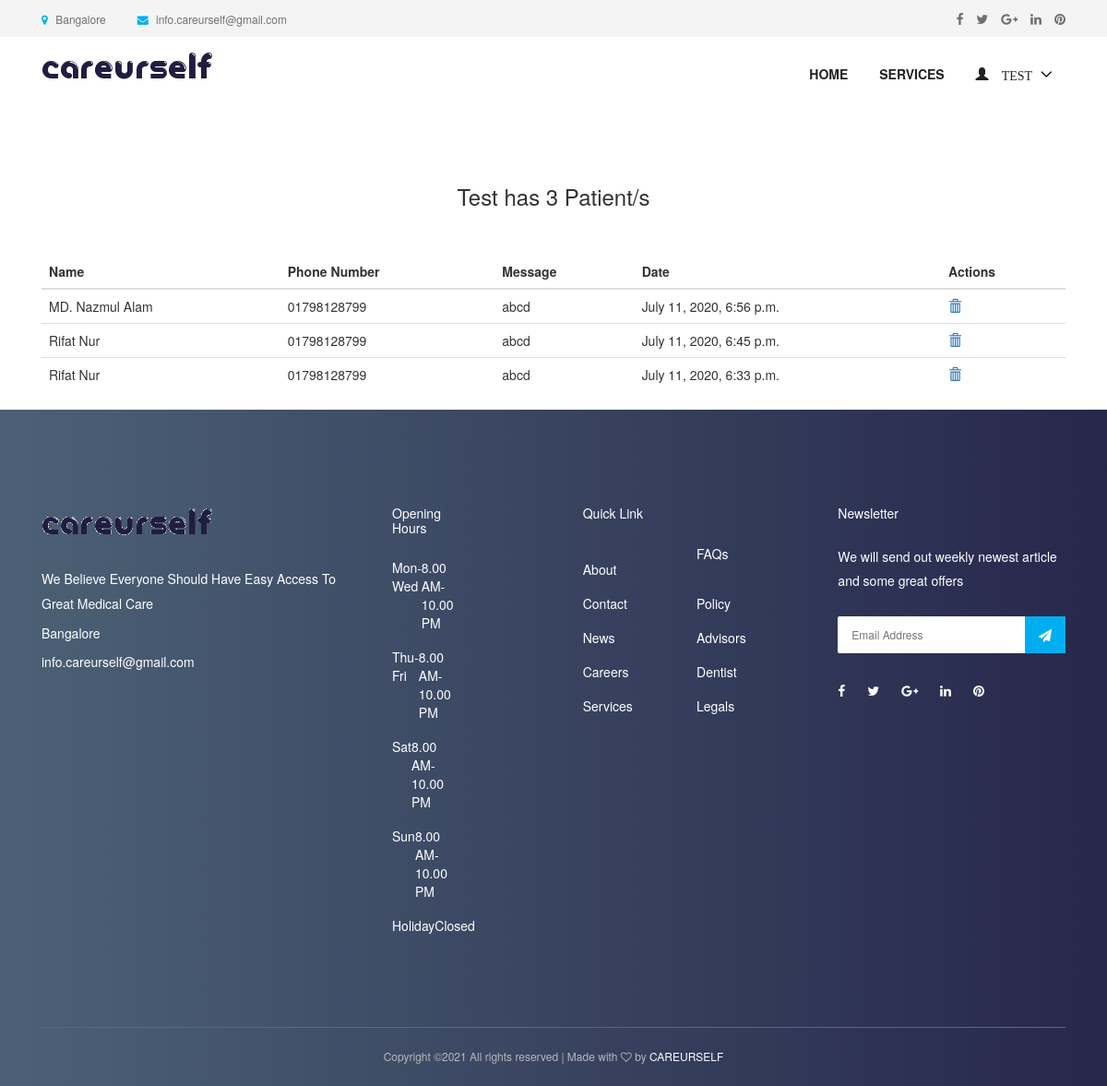
The app's page /patient/ (signed in) with its own data.
### accounts/models.py (models this page shows, shortened)
class User(AbstractUser):
    username = None
    role = models.CharField(max_length=12, error_messages={
        'required': "Role must be provided"
    })
    gender = models.CharField(max_length=10, blank=True, null=True, default="")
    email = models.EmailField(unique=True, blank=False,
                              error_messages={
                                  'unique': "A user with that email already exists.",
                              })
    phone_number = models.CharField(unique=True, blank=True, null=True, max_length=20,
                                    error_messages={
                                        'unique': "A user with that phone number already exists."
                                    })
    USERNAME_FIELD = "email"
    REQUIRED_FIELDS = []
    objects = UserManager()

### appointment/models.py (models this page shows, shortened)
class TakeAppointment(models.Model):
    user = models.ForeignKey(User, on_delete=models.CASCADE)
    appointment = models.ForeignKey(Appointment, on_delete=models.CASCADE)
    full_name = models.CharField(max_length=100)
    message = models.TextField()
    phone_number = models.CharField(max_length=120)
    date = models.DateTimeField(default=timezone.now)

### appointment/views.py (the view)
# urls.py: path('patient/', PatientListView.as_view(), name='patient-list'),
class PatientListView(ListView):
    model = TakeAppointment
    context_object_name = 'patients'
    template_name = "appointment/patient_list.html"
    def get_queryset(self):
        return self.model.objects.filter(appointment__user_id=self.request.user.id).order_by('-id')

### templates/appointment/patient_list.html (shortened to what this page needs)
{% extends 'base.html' %}
{% load static %}
{% block content %}
    <section class="dentist-area section-padding-50-0">
        <div class="container" style="align-items: center; justify-content: center;display: flex;">
            <div class="col-12 col-sm-6 col-md-4">
                <h3 style="align-items: center;justify-content: center;display: flex"> {{ request.user.first_name }} has {{ patients.count }}
                    Patient/s</h3>
            </div>
        </div>
    </section>
    <section class="dentist-area section-padding-30-0">
        <div class="container">
            <table class="table">
                <thead>
                <tr>
                    <th scope="col">Name</th>
                    <th scope="col">Phone Number</th>
                    <th scope="col">Message</th>
                    <th scope="col">Date</th>
                    <th scope="col">Actions</th>
                </tr>
                </thead>
                <tbody>
                {% for patient in patients %}
                    <tr>
                        <td>{{ patient.full_name }}</td>
                        <td> {{ patient.phone_number }}</td>
                        <td> {{ patient.message }}</td>
                        <td> {{ patient.date }}</td>
                        <td>
                            <a href="{% url 'appointment:delete-patient' patient.id %}">
                                <span class="glyphicon glyphicon-trash"></span>
                            </a>
                        </td>
                    </tr>
                {% endfor %}
                </tbody>
            </table>
        </div>
    </section>
{% endblock %}

### templates/base.html (shortened to what this page needs)
{% load static %}
<!DOCTYPE html>
<html lang="en">
<head>
  <link rel="stylesheet" href="{% static 'style.css' %}">
<link rel="stylesheet" href="https://maxcdn.bootstrapcdn.com/bootstrap/3.3.7/css/bootstrap.min.css">
</head>
<body>
   {% include 'nav.html' %}
      {% block content %}
  {% endblock  %}
  <footer class="footer-area bg-img bg-gradient-overlay">
    <div class="container">
      <div class="row">
        <div class="col-12 col-sm-6 col-lg-4">
          <div class="single-footer-widget">
            <a class="nav-brand" href="{% url 'appointment:home' %}"><img src="{% static 'img/logo1.png' %}" alt="">
            <div class="footer-contact">
                 <p> We Believe Everyone Should Have Easy Access To Great Medical Care</p>
              <p> Bangalore</p>
              <p> info.careurself@gmail.com</p>
            </div>
          </div>
        </div>
        <div class="col-12 col-sm-6 col-lg">
          <div class="single-footer-widget">
            <h5 class="widget-title">Opening Hours</h5>
            <ul class="opening-hours">
              <li><span>Mon-Wed</span> <span>8.00 AM-10.00 PM</span></li>
              <li><span>Thu-Fri</span> <span>8.00 AM-10.00 PM</span></li>
              <li><span>Sat</span> <span>8.00 AM-10.00 PM</span></li>
              <li><span>Sun</span> <span>8.00 AM-10.00 PM</span></li>
              <li><span>Holiday</span> <span>Closed</span></li>
            </ul>
          </div>
        </div>
        <div class="col-12 col-sm-6 col-lg">
          <div class="single-footer-widget">
            <h5 class="widget-title">Quick Link</h5>
            <nav>
              <ul class="quick-links">
                <li><a href="#">About</a></li>
                <li><a href="#">FAQs</a></li>
                <li><a href="#">Contact</a></li>
                <li><a href="#">Policy</a></li>
                <li><a href="#">News</a></li>
                <li><a href="#">Advisors</a></li>
                <li><a href="#">Careers</a></li>
                <li><a href="#">Dentist</a></li>
                <li><a href="#">Services</a></li>
                <li><a href="#">Legals</a></li>
              </ul>
            </nav>
          </div>
        </div>
        <div class="col-12 col-sm-6 col-lg">
          <div class="single-footer-widget">
            <h5 class="widget-title">Newsletter</h5>
            <p>We will send out weekly newest article and some great offers</p>
            <div class="footer-newsletter-form">
              <form action="#" method="post">
                <input type="email" name="nl-email" value="" placeholder="Email Address">
                <button type="submit"><i class="fa fa-paper-plane" aria-hidden="true"></i></button>
              </form>
            </div>
            <div class="footer-social-info">
              <a href="#" data-toggle="tooltip" data-placement="top" title="Facebook"><i class="fa fa-facebook"></i></a>
              <a href="#" data-toggle="tooltip" data-placement="top" title="Twitter"><i class="fa fa-twitter"></i></a>
              <a href="#" data-toggle="tooltip" data-placement="top" title="Google Plus"><i class="fa fa-google-plus"></i></a>
              <a href="#" data-toggle="tooltip" data-placement="top" title="Linkedin"><i class="fa fa-linkedin"></i></a>
              <a href="#" data-toggle="tooltip" data-placement="top" title="Pinterest"><i class="fa fa-pinterest"></i></a>
            </div>
          </div>
        </div>
      </div>
    </div>
    <div class="container">
      <div class="row">
        <div class="col-12">
          <div class="copywrite-content">
            <p>
Copyright &copy;<script>document.write(new Date().getFullYear());</script> All rights reserved | Made with <i class="fa fa-heart-o" aria-hidden="true"></i> by <a href="https://careurself.com" target="_blank">CAREURSELF</a>
</p>
          </div>
        </div>
      </div>
    </div>
  </footer>
</body>
</html>

### templates/nav.html (shortened to what this page needs)
{% load static %}
<header class="header-area">
    <div class="top-header-area">
        <div class="container h-100">
            <div class="row h-100 align-items-center">
                <div class="col-6 col-md-9 col-lg-8">
                    <div class="top-header-content">
                        <a href="#" data-toggle="tooltip" data-placement="bottom" title="Bangalore"><i
                                class="fa fa-map-marker"></i> <span>Bangalore</span></a>
                        <a href="#" data-toggle="tooltip" data-placement="bottom" title="info.careurself@gmail.com"><i
                                class="fa fa-envelope"></i> <span>info.careurself@gmail.com</span></a>
                    </div>
                </div>
                <div class="col-6 col-md-3 col-lg-4">
                    <div class="top-header-social-info text-right">
                        <a href="#" data-toggle="tooltip" data-placement="bottom" title="Facebook"><i
                                class="fa fa-facebook"></i></a>
                        <a href="#" data-toggle="tooltip" data-placement="bottom" title="Twitter"><i
                                class="fa fa-twitter"></i></a>
                        <a href="#" data-toggle="tooltip" data-placement="bottom" title="Google Plus"><i
                                class="fa fa-google-plus"></i></a>
                        <a href="#" data-toggle="tooltip" data-placement="bottom" title="Linkedin"><i
                                class="fa fa-linkedin"></i></a>
                        <a href="#" data-toggle="tooltip" data-placement="bottom" title="Pinterest"><i
                                class="fa fa-pinterest"></i></a>
                    </div>
                </div>
            </div>
        </div>
    </div>
    <div class="main-header-area">
        <div class="classy-nav-container breakpoint-off">
            <div class="container">
                <nav class="classy-navbar justify-content-between" id="dentoNav">
                    <a class="nav-brand" href="{% url 'appointment:home' %}"><img src="{% static 'img/logo1.png' %}" alt="">
                    </a>
                    <div class="classy-menu">
                        <div class="classynav">
                            <ul id="nav">
                                <li><a href="{% url 'appointment:home' %}">Home</a></li>
                                <li><a href="{% url 'appointment:service' %}">Services</a></li>
                                {% if request.user.is_authenticated and request.user.role == 'doctor' %}
                                    <li>
                                        <a href="">
                                            <span class="glyphicon glyphicon-user">
                                                    {{ request.user.first_name }}
                                            </span>
                                        </a>
                                        <ul class="dropdown">
                                            <li><a href="{% url 'accounts:doctor-profile-update'  %}"> EDIT PROFILE</a></li>
                                            <li><a href="{% url 'appointment:patient-list' %}"> PATIENTS</a></li>
                                            <li><a href="{% url 'appointment:doctor-appointment' %}">  APPOINTMENTS</a></li>
                                            <li><a href="{% url 'appointment:doctor-appointment-create' %}"> CREATE APPOINTMENT</a></li>
                                            <li><a href="{% url 'accounts:logout' %}"> LOGOUT</a></li>
                                        </ul>
                                    </li>
                             {% elif request.user.is_authenticated and request.user.role == 'patient' %}
                                    <li>
                                        <a href="">
                                            <span class="glyphicon glyphicon-user">
                                                    {{ request.user.first_name }}
                                            </span>
                                        </a>
                                    </li>
                                {% endif %}
                            </ul>
                        </div>
                    </div>
                </nav>
            </div>
        </div>
    </div>
</header>

### static/style.css (style rules this page uses)
* { margin: 0; padding: 0; }
body { font-family: "Montserrat", sans-serif; font-weight: 400; font-size: 14px; }
h1, h2, h3, h4, h5, h6 { font-family: "Montserrat", sans-serif; color: #333333; line-height: 1.4; font-weight: 600; }
a, a:active, a:focus, a:hover { color: #333333; text-decoration: none; -webkit-transition-duration: 500ms; -o-transition-duration: 500ms; transition-duration: 500ms; outline: none; }
li { list-style: none; }
p { line-height: 1.9; color: #707070; font-size: 14px; font-weight: 400; }
img { max-width: 100%; height: auto; }
ul { margin: 0; padding: 0; }
ul li { margin: 0; padding: 0; }
.bg-gradient-overlay { position: relative; z-index: 1; }
.bg-gradient-overlay::after { position: absolute; content: ""; height: 100%; width: 100%; top: 0; left: 0; z-index: -1; background: #2c455d; background: -webkit-linear-gradient(to right, #2c455d, #00012c); background: linear-gradient(to right, #2c455d, #00012c); opacity: 0.85; }
.bg-img { background-position: center center; background-size: cover; background-repeat: no-repeat; }
.section-padding-50-0 { padding-top: 50px; padding-bottom: 0; }
.header-area { position: relative; z-index: 599; width: 100%; -webkit-transition-duration: 500ms; -o-transition-duration: 500ms; transition-duration: 500ms; }
.top-header-area { position: relative; z-index: 1; height: 40px; background-color: #f4f4f4; }
.top-header-area .top-header-content a { display: inline-block; font-size: 12px; color: #707070; }
.top-header-area .top-header-content a i { color: #00aeef; margin-right: 5px; }
.top-header-area .top-header-content a:last-child { margin-left: 30px; }
.top-header-area .top-header-social-info a { color: #707070; display: inline-block; font-size: 14px; margin-left: 10px; }
.classy-nav-container { background-color: transparent; }
.classy-nav-container .classy-navbar { height: 90px; padding: 0; }
.classy-nav-container .classy-navbar .classynav ul li a { padding: 0 15px; font-weight: 600; font-size: 14px; text-transform: uppercase; }
.footer-area { position: relative; z-index: 1; padding-top: 100px; }
.single-footer-widget { position: relative; z-index: 1; margin-bottom: 100px; }
.single-footer-widget .widget-title { color: #ffffff; margin-top: 5px; margin-bottom: 25px; display: block; }
.single-footer-widget p { color: #ffffff; }
.single-footer-widget .footer-contact { position: relative; z-index: 1; }
.single-footer-widget .footer-contact p { margin-bottom: 5px; font-size: 14px; }
.single-footer-widget .footer-contact p:last-child { margin-bottom: 0; }
.single-footer-widget .opening-hours { position: relative; z-index: 1; }
.single-footer-widget .opening-hours li { display: -webkit-box; display: -ms-flexbox; display: flex; -webkit-box-pack: justify; -ms-flex-pack: justify; justify-content: space-between; color: #ffffff; margin-bottom: 17px; font-size: 14px; }
.single-footer-widget .opening-hours li:last-child { margin-bottom: 0; }
.single-footer-widget .quick-links { position: relative; z-index: 1; display: -webkit-box; display: -ms-flexbox; display: flex; -webkit-box-pack: justify; -ms-flex-pack: justify; justify-content: space-between; -ms-flex-wrap: wrap; flex-wrap: wrap; }
.single-footer-widget .quick-links li { -webkit-box-flex: 0; -ms-flex: 0 0 50%; flex: 0 0 50%; max-width: 50%; width: 50%; }
.single-footer-widget .quick-links li a { color: #ffffff; margin-bottom: 17px; display: block; }
.single-footer-widget .quick-links li:last-child a { margin-bottom: 0; }
.single-footer-widget .footer-newsletter-form { position: relative; z-index: 1; margin-bottom: 30px; margin-top: 25px; }
.single-footer-widget .footer-newsletter-form input { width: 100%; height: 40px; background-color: #ffffff; border-radius: 2px; border: none; font-size: 12px; padding: 0 15px; }
.single-footer-widget .footer-newsletter-form button { width: auto; padding: 0 15px; background-color: #00aeef; color: #ffffff; border: none; border-radius: 0 2px 2px 0; line-height: 40px; height: 40px; cursor: pointer; position: absolute; top: 0; right: 0; z-index: 10; -webkit-transition-duration: 500ms; -o-transition-duration: 500ms; transition-duration: 500ms; }
.single-footer-widget .footer-social-info a { display: inline-block; color: #ffffff; margin-right: 20px; }
.copywrite-content { position: relative; z-index: 1; border-top: 1px solid #576a7d; padding: 20px 0; text-align: center; }
.copywrite-content p { font-size: 12px; color: #b7b7b7; margin-bottom: 0; }
.copywrite-content p a { color: #ffffff; }

### records on screen
User: user.first_name "TEST", user.first_name "Test"
TakeAppointment: full_name "MD. Nazmul Alam", phone_number "01798128799", message "abcd", date "July 11, 2020, 6:56 p.m."
TakeAppointment: full_name "Rifat Nur", phone_number "01798128799", message "abcd", date "July 11, 2020, 6:45 p.m."
TakeAppointment: full_name "Rifat Nur", phone_number "01798128799", message "abcd", date "July 11, 2020, 6:33 p.m."

### other values on screen
{{ patients.count }} "3"
